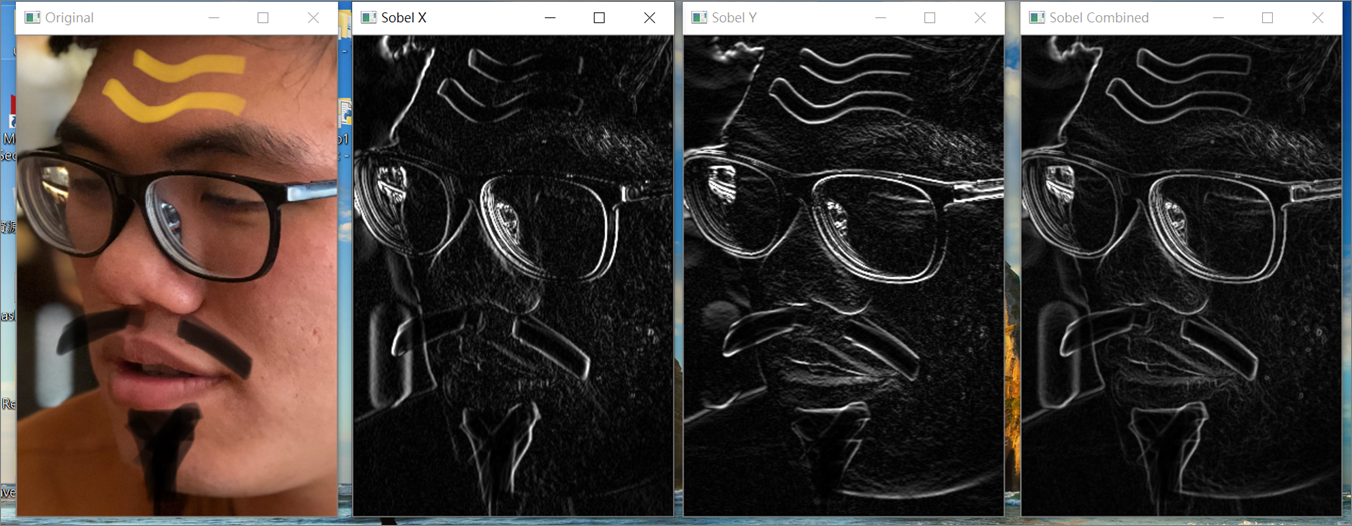
#> input picture Module 1 CV Basic Technical/chp_1_10_gradients and edge detection/chp_1_10_Sobel_Scharr_.png, 1352 x 526 px
$ python David_1_10_1_2_mag_orientation.py --image ../chp_1_10_Sobel_Scharr_.png   (older library calls are emulated)
#> lines starting #> are read from the running program, lines starting #| are printed output that depends on the picture; after the words box and inside, x2 and y2 are one past the last pixel; in counts of white or black regions, pixels touching at a corner belong together
# python David_1_10_1_2_mag_orientation.py --image "../../../../CV-PyImageSearch Gurus Course/Dataset/data/girl.JPG"
# python David_1_10_1_2_mag_orientation.py --image "../../../../CV-PyImageSearch Gurus Course/Dataset/data/coins02.png"
# python David_1_10_1_2_mag_orientation.py --image "../../../../CV-PyImageSearch Gurus Course/Dataset/data/clonazepam_1mg.png"
# python David_1_10_1_2_mag_orientation.py --image "../../../../CV-PyImageSearch Gurus Course/Dataset/data/a.jpg"


# import the necessary packages
import numpy as np
import argparse
import cv2

# 1. Preproccesing :

    # !! 1.1(Learn!!) construct the argument parser and parse the arguments

ap = argparse.ArgumentParser()
ap.add_argument("-i", "--image", required=True, help="Path to the image")
ap.add_argument("-l", "--lower-angle", type=float, default=175.0,help="Lower orientation angle")
ap.add_argument("-u", "--upper-angle", type=float, default=180.0,help="Upper orientation angle")
#ap.add_argument("-N","--NBA", type = int, default = 1, help ="ArgumentTest")

args = vars(ap.parse_args())

    ## 1.2 load the image, convert it to grayscale, and display the original image
image = cv2.imread(args["image"])
#> image is the input picture: shape (526, 1352, 3); mean B, G, R 53.9, 57.5, 65.5
image = cv2.resize(image, (400,600), interpolation = cv2.INTER_CUBIC)
#> image: shape (600, 400, 3)
gray = cv2.cvtColor(image, cv2.COLOR_BGR2GRAY)
cv2.imshow("Original", image)
#cv2.waitKey(0)


# 2. compute gradients along the X and Y axis, respectively
gX = cv2.Sobel(gray, cv2.CV_64F, 1, 0)
gY = cv2.Sobel(gray, cv2.CV_64F, 0, 1)
Combined = cv2.addWeighted(gX, 0.5, gY, 0.5, 0)
Combinedx = cv2.addWeighted(gX, 3, gY, 0.5, 0)
Combinedy = cv2.addWeighted(gX, 0.5, gY, 3, 0)

cv2.imshow("gX", gX)
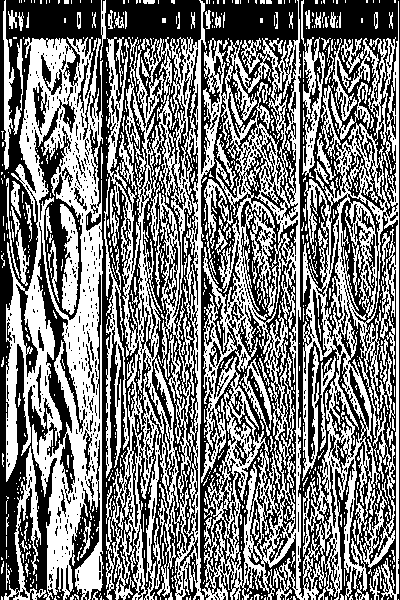
#> window 'gX': shape (600, 400); 48.4% white; 853 white regions (714 under 20 px), largest, box (x1, y1, x2, y2) and area: (106, 0, 399, 600) 68559, (4, 37, 103, 600) 27000, (104, 177, 129, 478) 2046
cv2.imshow("gY", gY)
cv2.imshow("Combined", Combined)
cv2.imshow("Combinedx", Combinedx)
cv2.imshow("Combinedy", Combinedy)
cv2.waitKey(0)
cv2.destroyAllWindows()

    # 2.1 (POINT!!)compute the gradient magnitude and orientation, respectively
mag = np.sqrt((gX ** 2) + (gY ** 2))
magx = np.sqrt((gX ** 5) + (gY ** 2))
magy = np.sqrt((gX ** 2) + (gY ** 5))
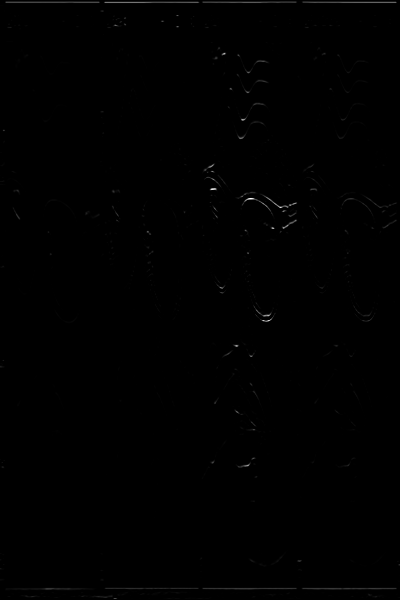
#> magy: shape (600, 400) float64; 38.21% of the values are NaN or infinite; the others: min 0, max 22647492.9, mean 90454.9; drawn with min black, max white, NaN and infinite black

cv2.imshow("mag", mag)
cv2.imshow("magx", magx)
cv2.imshow("magy", magy)
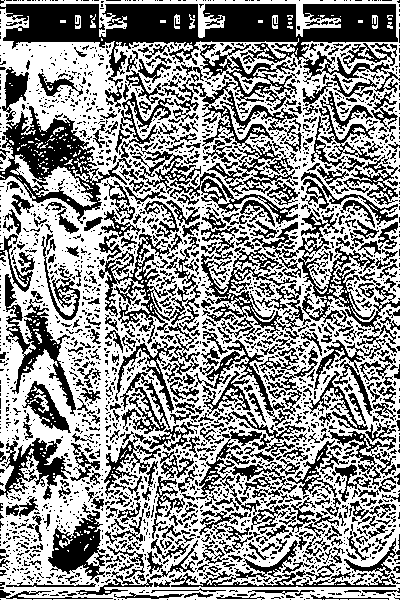
#> window 'magy': shape (600, 400); 57.2% white; 2487 black regions (1997 under 20 px), largest, box (x1, y1, x2, y2) and area: (0, 4, 400, 93) 14765, (0, 92, 174, 224) 5480, (189, 82, 302, 205) 3185
cv2.imwrite('../../data/imwrite/chp1_10_Grdient/magnitude/magx5y2.jpg', magx)
cv2.imwrite('../../data/imwrite/chp1_10_Grdient/magnitude/magy5x2.jpg', magy)
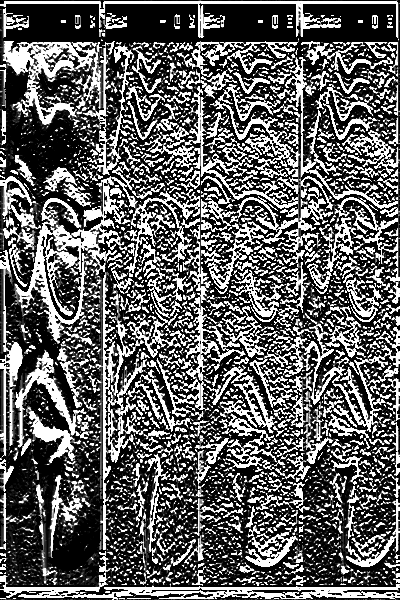
#> saved as magy5x2.jpg: shape (600, 400); min 0, max 255, mean 96.4
cv2.waitKey(0)
cv2.destroyAllWindows()

orientation = np.arctan2(gY, gX) * (180 / np.pi) % 180
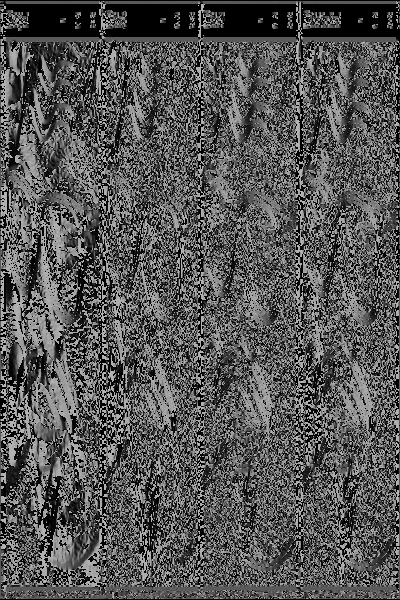
#> orientation: shape (600, 400) float64; min 0, max 179.9, mean 85
orientation45 = np.arctan2(gY, gX) * (45 / np.pi) % 180
orientation20 = np.arctan2(gY, gX) * (20 / np.pi) % 180
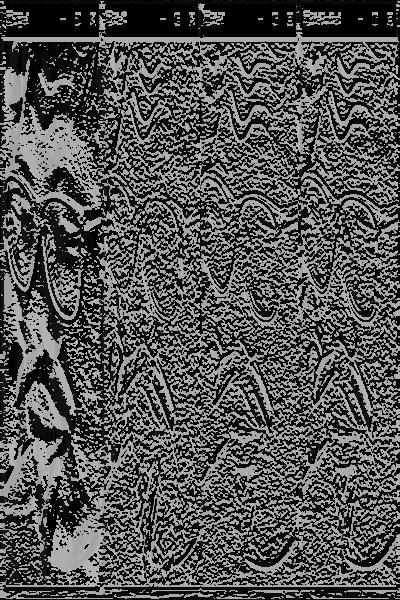
#> orientation20: shape (600, 400) float64; min 0, max 180, mean 83
#orientation20_90 = np.arctan2(gY, gX) * (20 / np.pi) % 30

cv2.imshow("orientation", orientation)
cv2.imshow("orientation45", orientation45)
cv2.imshow("orientation20", orientation20)
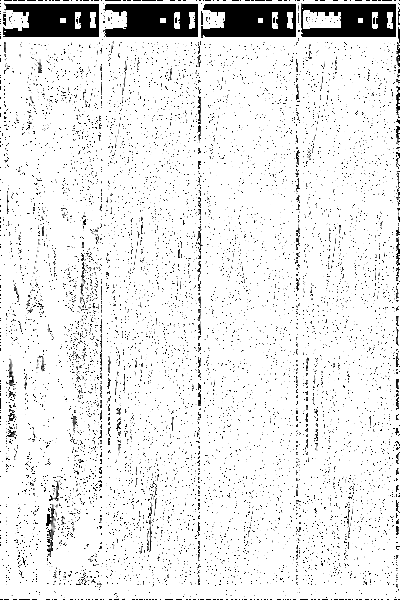
#> window 'orientation20': shape (600, 400); min 0, max 255, mean 232.5
#> (the run stopped early here; a loop or call above may not have finished)
